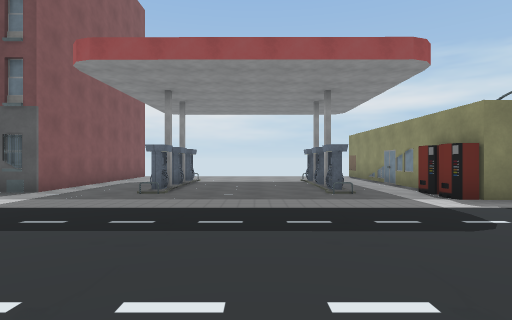
view 1 (above)

17 first-person views from a walk through a Unity game level. The camera is 1.4 m above the floor, looks level and sees 80° across. The floor is counted in squares, 2 m on a side. Each view is taken from the middle of a square. On the plan, view 1 faces up. The plan holds only what a view shows up to about 10 squares ahead; the rest is blank. The place goes on beyond the plan. The player is left out. Some animated figures are left out. Some surface patterns are stand-ins.

view 2
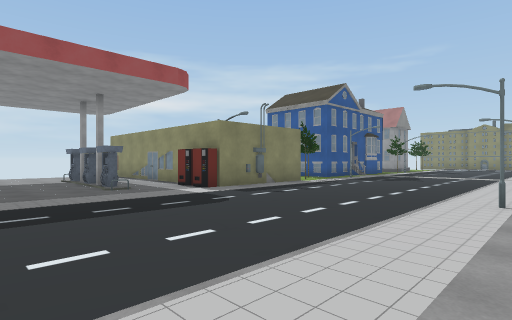

view 3
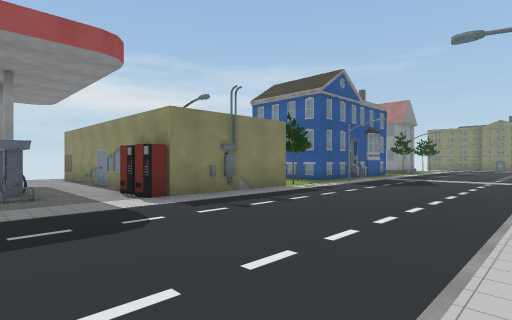

view 4
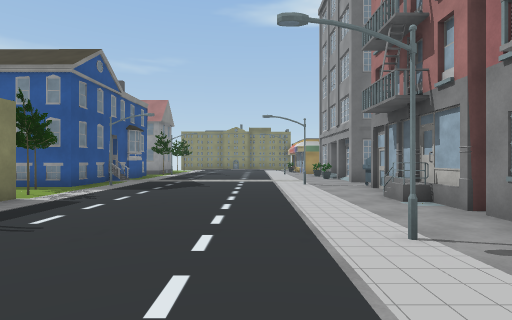

view 5
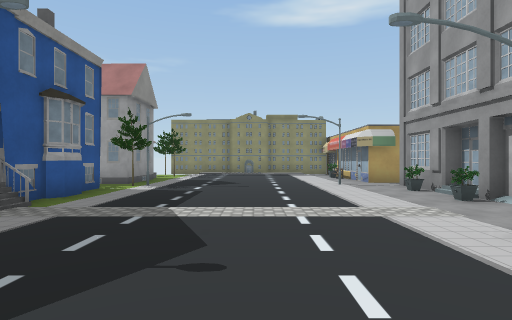

view 6
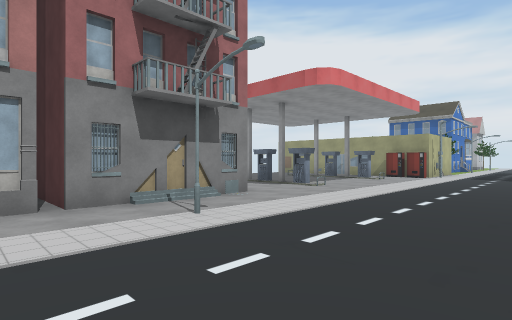

view 7
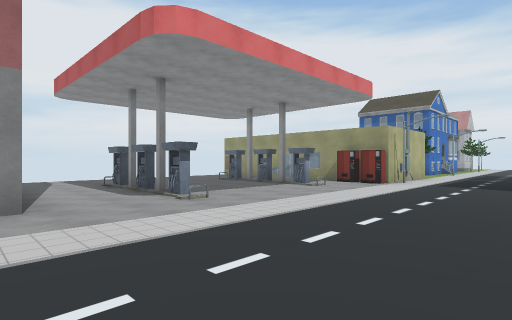

view 8
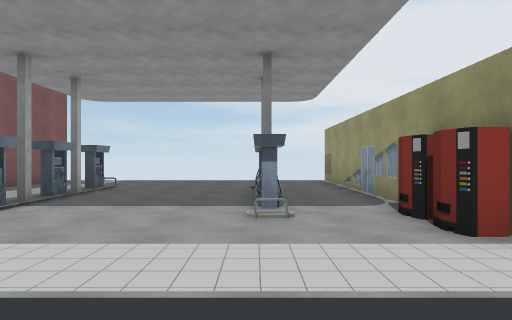

view 9
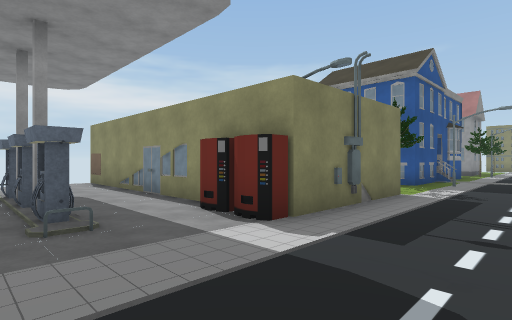

view 10
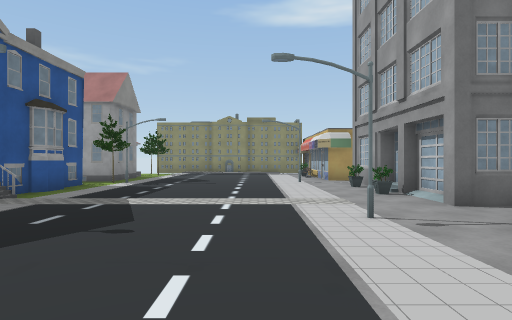

view 11
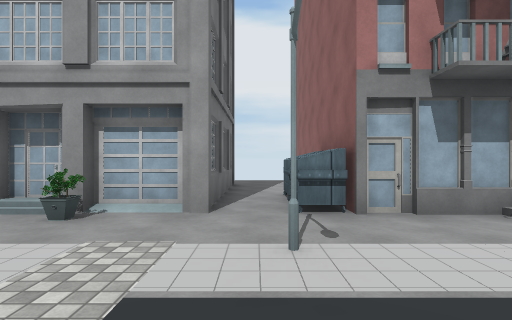

view 12
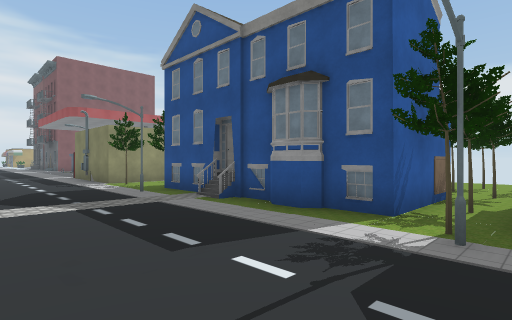

view 13
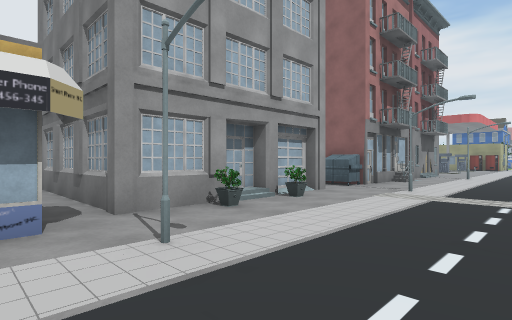

view 14
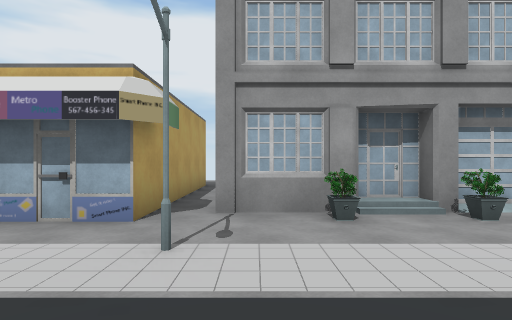

view 15
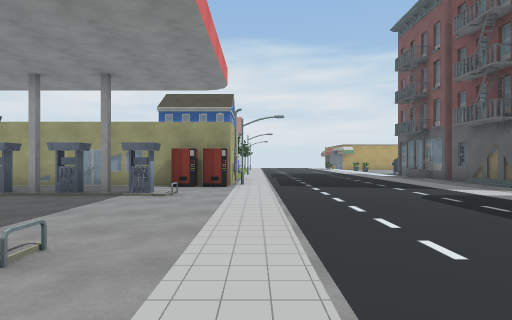

view 16
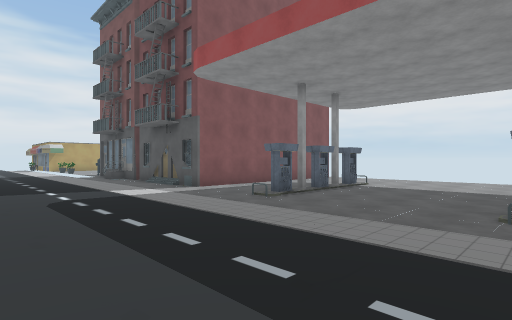

view 17
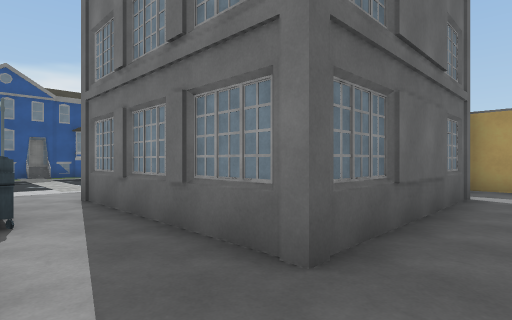

### Floor plan
Key: @ floor where view 1 was taken; # wall or solid block; x gap in a wall; . floor; / step, stairs or slope; M machine; S streetlight; T tree; B building; I bin; O other object.
Columns run from 8 left of view 1 to 18 right of it. Each row starts with its distance up from view 1.
 13             #
 12       ......#
 11       ......#          TT
 10       #...#.#          T
  9       #.. #.#           T
  8       #.. #.#     B     B
  7       #...#.#  # TB    OTB
  6       ....#.MS #TTBBBBBBTBB
  5             MOOOT.S..   S
  4 ...........................
  3 ...........................
  2 ...........................
  1 ...........................
  0  S......@....S.....S.....S.
 -1 ##M........................
 -2  #M.#...#..###.###I.#O/O#.#
 -3  #.........       I.#####.#
 -4  #..x...x..       I.#   #.#
 -5  #..#...#..       ..#   #.#
 -6  #.........       ..#   #.#
 -7  #.........       ....B....
 -8  #........  BB BB ......

Positions as (right, up) in squares from view 1, and headings:
1: (0, 0), facing up
2: (-1, -1), facing up-right
3: (1, 0), facing up-right
4: (2, 1), facing right
5: (8, 2), facing right
6: (7, 3), facing down-left
7: (3, 3), facing down-left
8: (-4, 2), facing down
9: (1, 3), facing up-right
10: (7, 1), facing right
11: (11, 2), facing down
12: (17, 2), facing up-left
13: (18, 2), facing down-left
14: (16, 2), facing down
15: (2, 0), facing left
16: (2, 2), facing up-left
17: (10, -8), facing up-right
